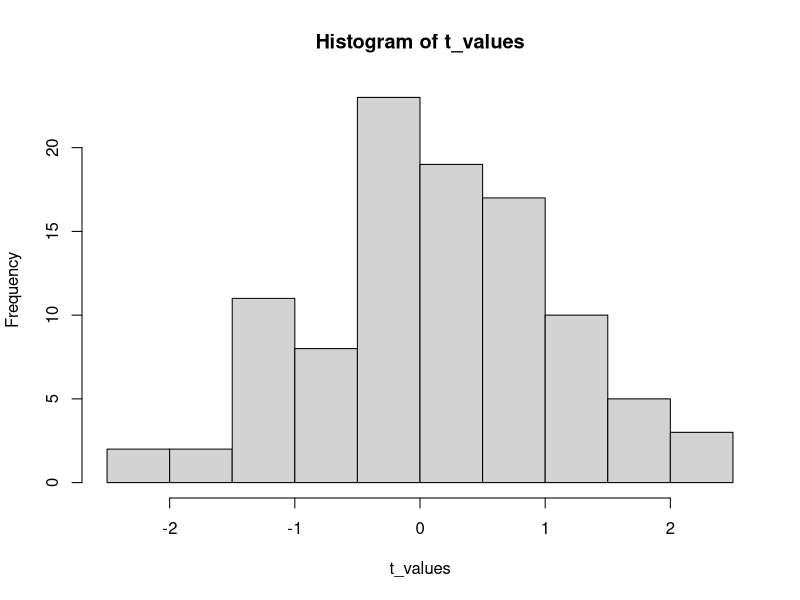
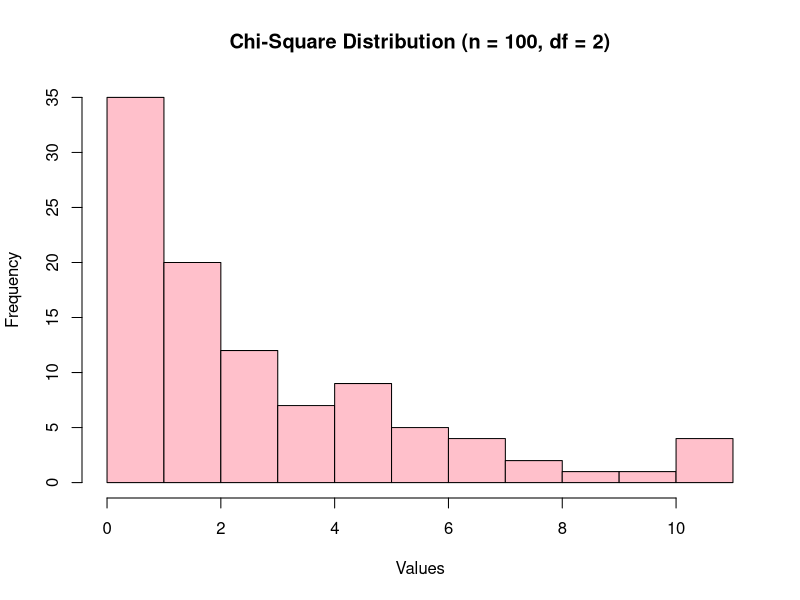
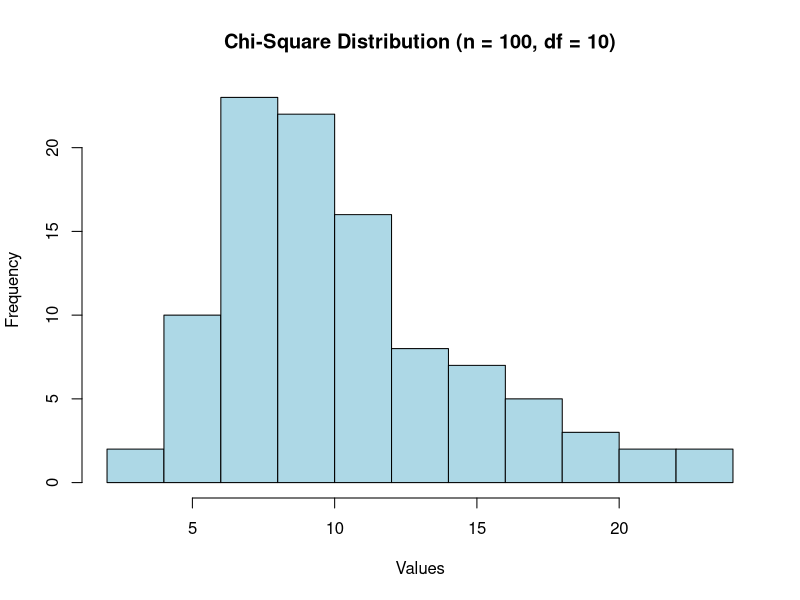
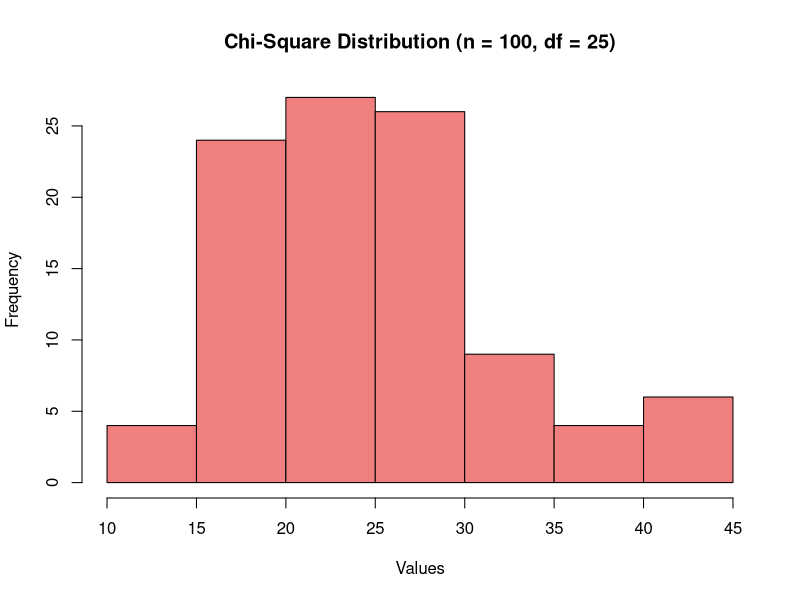
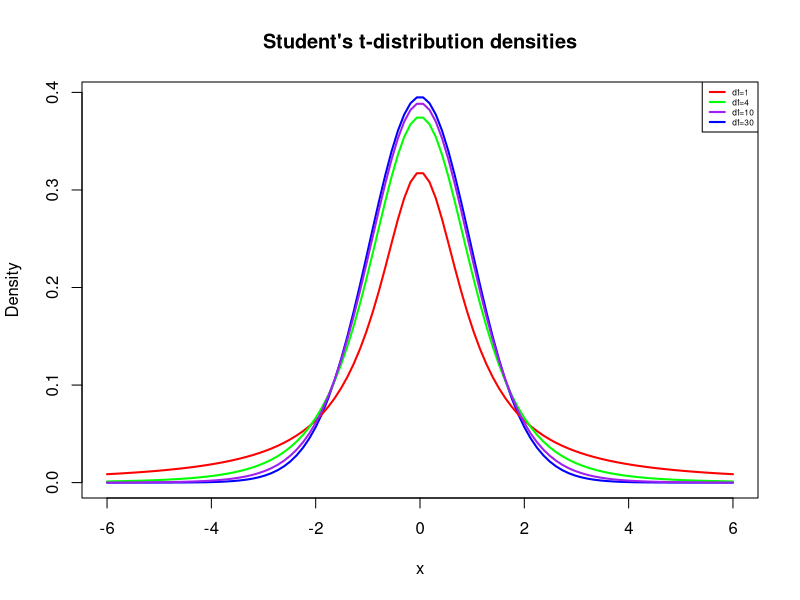
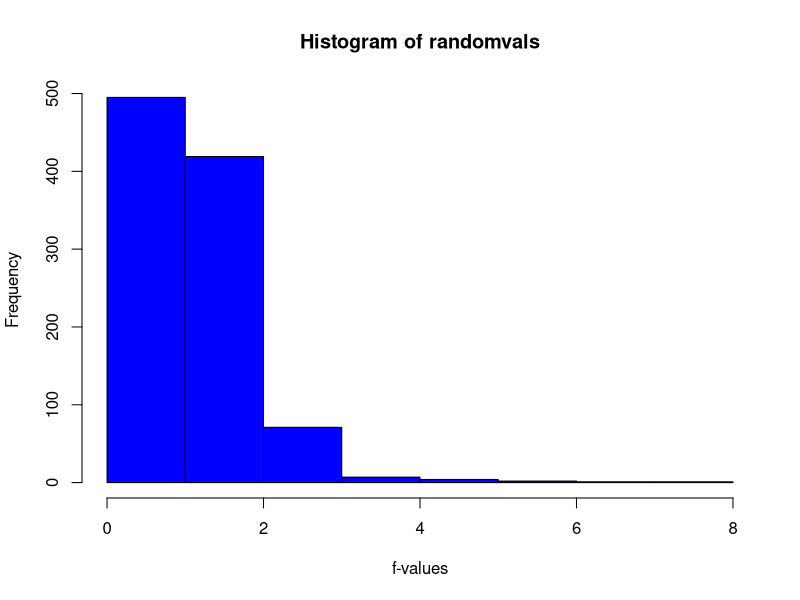

These figures' R source, in order:
# Q1
n=100   
df= n - 1 
t_values=rt(n, df)
t_values
hist(t_values,breaks = 10) 

#Q2
n=100
chi_sq_df2 <- rchisq(n, df = 2)
chi_sq_df2
chi_sq_df10 <- rchisq(n, df = 10)
chi_sq_df10
chi_sq_df25 <- rchisq(n, df = 25)
chi_sq_df25

# Histogram for df = 2
hist(chi_sq_df2, 
     main = "Chi-Square Distribution (n = 100, df = 2)", 
     xlab = "Values", 
     col="pink",
     breaks = 10)

# Histogram for df = 10
hist(chi_sq_df10, 
     main = "Chi-Square Distribution (n = 100, df = 10)", 
     xlab = "Values", 
     col = "lightblue", 
     breaks = 10)

# Histogram for df = 25
hist(chi_sq_df25, 
     main = "Chi-Square Distribution (n = 100, df = 25)", 
     xlab = "Values", 
     col = "lightcoral", 
     breaks = 10)

#q3
x=seq(-6, 6, length.out = 100)
density_df1=dt(x, df = 1)
density_df4=dt(x, df = 4)
density_df10=dt(x, df = 10)
density_df30=dt(x, df = 30)
plot(x, density_df30, type = "l", lwd = 2, col = "blue", 
     main = "Student's t-distribution densities", xlab = "x", ylab = "Density")

# Add lines for other dfs
lines(x, density_df1, col = "red", lwd = 2)
lines(x, density_df4, col = "green", lwd = 2)
lines(x, density_df10, col = "purple", lwd = 2)

# Add a legend
legend("topright", legend = c("df=1", "df=4", "df=10", "df=30"), 
       col = c("red", "green", "purple", "blue"),lwd=2,cex=0.5)

#q4
#for f dist , x ,y should be 2 independent random variable that follow chi sq dist
#df will be available so we find ratio -fdist
#prob from percentile ie 0.95
p=0.95
#usinf qunatile function for f dist
res=qf(p,10,20)
res

#q4(ii)
#pf(1.5,10,20) give values less then equal to 1.5
area_0to1.5=pf(1.5,10,20)
area_0to1.5
area1.5_toinf=1-pf(1.5,10,20)
#or use lower.tail=false
area1.5_toinf

#(iii)
#similar to first  part
#probs are given
quant0.25=qf(0.25,10,20)
quant0.25
quant0.75=qf(0.75,10,20)
quant0.75
quant0.999=qf(0.999,10,20)
quant0.999

#iv
randomvals=rf(1000,10,20)
hist(randomvals,breaks=10,col="blue",xlab="f-values")
